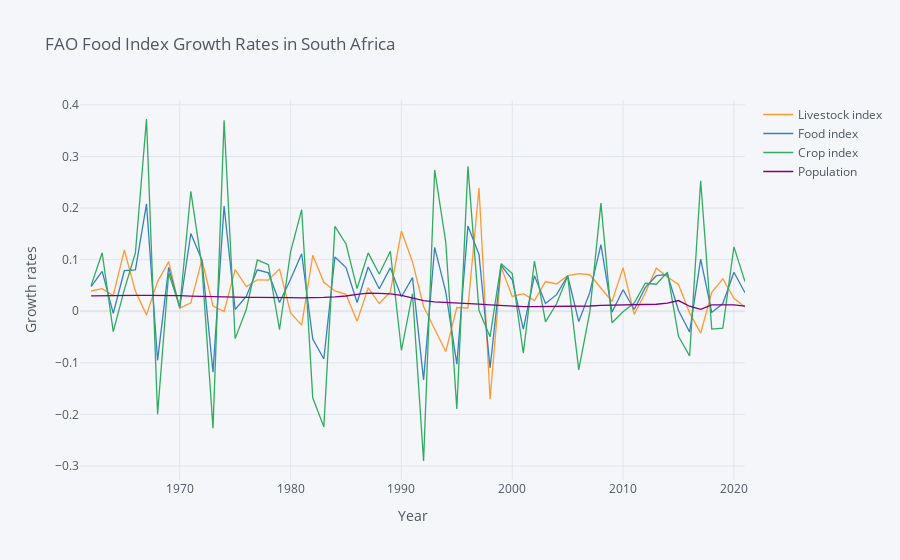

Source (notebook cell):
### Markdown cell above
And here in growth rates:

### Code cell
np.log(food).diff().iplot(xTitle="Year",yTitle="Growth rates", title="FAO Food Index Growth Rates in South Africa")
